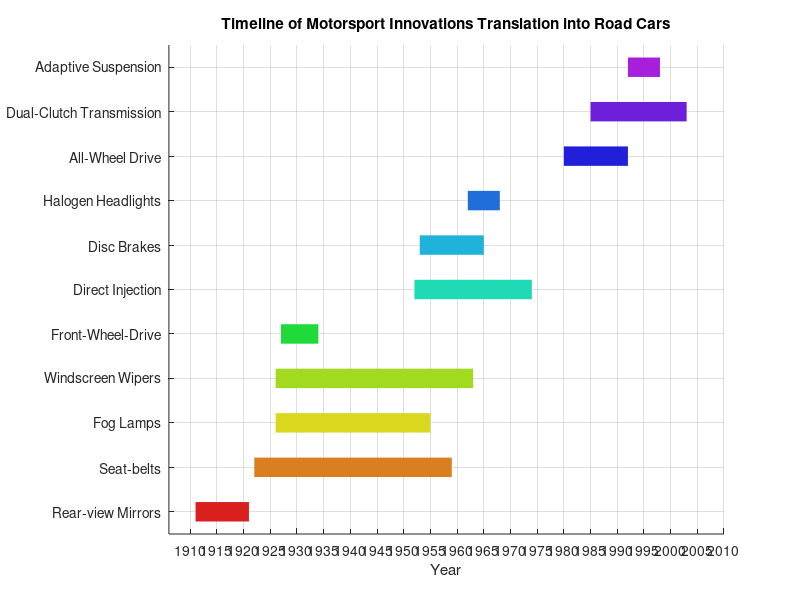

Recreate this plot in MATLAB.
clear;
clc;

% Data Input
innovations = {'Rear-view Mirrors', 'Seat-belts', 'Fog Lamps', 'Windscreen Wipers', 'Front-Wheel-Drive', ...
               'Direct Injection', 'Disc Brakes', 'Halogen Headlights', 'All-Wheel Drive', ...
               'Dual-Clutch Transmission', 'Adaptive Suspension'};

motorsport_years = [1911, 1922, 1926, 1926, 1927, 1952, 1953, 1962, 1980, 1985, 1992];
road_years = [1921, 1959, 1955, 1963, 1934, 1974, 1965, 1968, 1992, 2003, 1998];

% Define Colours
% colors = ['#42CDC2'; '#42CDC2'; '#42CDC2'; '#42CDC2'; '#F5CB59'; '#F5CB59'; '#42CDC2'; '#42CDC2'; '#D52E51'; '#F5CB59'; '#D52E51'];
colors = ['#DA1F1F'; '#DA7F1F'; '#DAD71F'; '#A1DA1F'; '#1FDA39'; '#1FDAB5'; '#1FB2DA'; '#1F6EDA'; '#221FDA'; '#6E1FDA'; '#A71FDA'];

% Create Figure
figure;
hold on;

% Plot Thick Lines
for i = 1:numel(innovations)
    plot([motorsport_years(i), road_years(i)], [i, i], 'LineWidth', 14, 'Color', colors(i,:), 'LineJoin', 'round');
end

% Set Labels, Limits, and Ticks
set(gca, 'YTick', 1:numel(innovations), 'YTickLabel', innovations, 'YLim', [0.5, numel(innovations) + 0.5]);
xlabel('Year');
title('Timeline of Motorsport Innovations Translation into Road Cars');
grid on;

xlim([1906, 2010]);
xticks(1910:5:2010);
hold off;


% Average Translation Time in Yrs

yr_diff = road_years - motorsport_years;
average = mean(yr_diff);

safety_M_yr = [1911, 1922, 1926, 1926, 1953, 1962];
safety_R_yr = [1921, 1959, 1955, 1963, 1965, 1968];
average_safety = mean(safety_R_yr-safety_M_yr);

eff_M_yr = [1927, 1952, 1985];
eff_R_yr = [1934, 1974, 2003];
average_eff = mean(eff_R_yr-eff_M_yr);

perf_M_yr = [1980, 1992];
perf_R_yr = [1992, 1998];
average_perf = mean(perf_R_yr-perf_M_yr);





